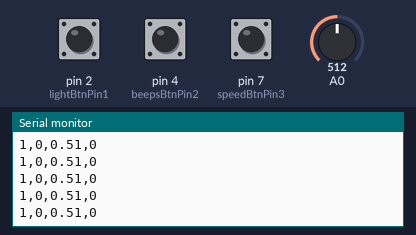
This sketch was run on a simulated Arduino Uno, built with avr-gcc and run on an emulated ATmega328P. Shown: the last lines printed to the serial monitor. The test bench sets the inputs (shaded band); at power-on: A0 = 512, pin 2 (lightBtnPin1) HIGH, pin 4 (beepsBtnPin2) LOW, pin 7 (speedBtnPin3) LOW.

Above: at 1.2 s.
1.3 s: A0 set to 716
At 1.33 s:
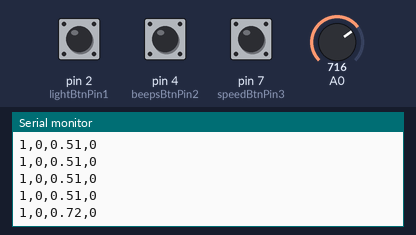
2.8 s: pin 2 (lightBtnPin1) pulled LOW for 0.15 s
At 2.86 s:
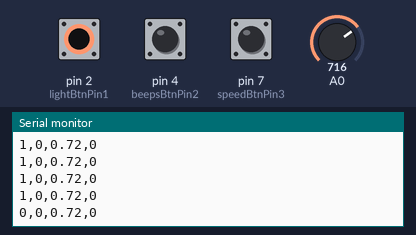
4.4 s: A0 set to 0
At 4.43 s:
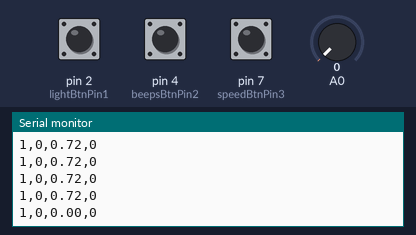
7.4 s: A0 set to 60
At 7.42 s:
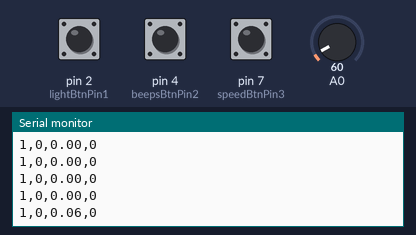
10.4 s: pin 4 (beepsBtnPin2) pulled HIGH for 0.15 s
At 10.46 s:
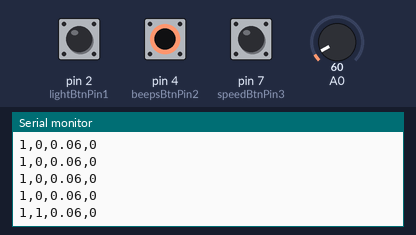
12.0 s: pin 7 (speedBtnPin3) pulled HIGH for 0.15 s
At 12.04 s:
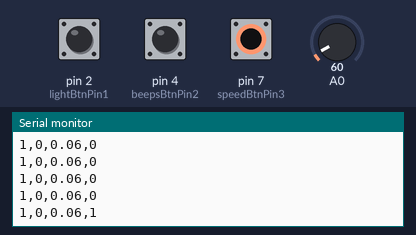
Timing chart, 0 to 14.6 s (numbered marks = the images above; inputs shaded):
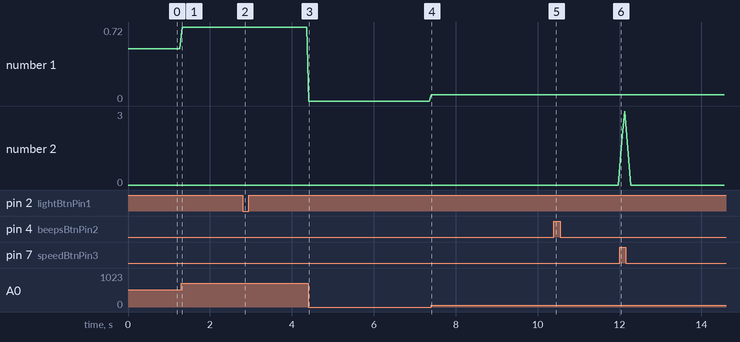

The sketch:

ConnectToUnity.ino
```cpp
const int lightBtnPin1 = 2;     // The number of the pushbutton pin
const int beepsBtnPin2 = 4;     // The number of the pushbutton pin
const int speedBtnPin3 = 7;     // The number of the pushbutton pin

const int MAXGAS     = 50;   // Max speed car

int    gasAmount      =  0;      // Pushed gas amount
bool   toggleLight    =  false;
String controllerState= "";  // Variable for reading the pushbutton status

void setup() {
  // put your setup code here, to run once:
  Serial.begin(9600);

  // Set buttons as input
  pinMode(lightBtnPin1, INPUT_PULLUP);
  pinMode(beepsBtnPin2, INPUT);
  pinMode(speedBtnPin3, INPUT);
}

void loop() {
  // Reading gas button
  int GasBtn =  digitalRead(speedBtnPin3);

  // Add speed based on the amount of time you push gas button
  if(GasBtn && gasAmount<MAXGAS){
     gasAmount++;
  }
  else if(!GasBtn && gasAmount>0){
     gasAmount--;
  }

  // Prepareing string with ccancatenating data with comma
  controllerState  = (String)digitalRead(lightBtnPin1) + ",";
  controllerState += (String)digitalRead(beepsBtnPin2) + ",";

  // Set range sound 0-100
  float soundOut = (float)analogRead(A0)/1000;

  if(soundOut>1){
    soundOut = 1;
  }

  controllerState += (String)soundOut + ",";
  controllerState += (String)gasAmount;

  Serial.println(controllerState);
  delay(50);
}
```

Measured:
- after the input at 1.3 s, the serial monitor: prints a new line at once (image 1)
- after the input at 2.8 s, the serial monitor: prints a new line at once (image 2)
- after the input at 4.4 s, the serial monitor: prints a new line at once (image 3)
- after the input at 7.4 s, the serial monitor: prints a new line at once (image 4)
- after the input at 10.4 s, the serial monitor: prints a new line after 0.05 s (image 5)
- after the input at 12.0 s, the serial monitor: prints a new line at once (image 6)
- plotted number 1: 0.51 → 0.72 after the input at 1.3 s, 0 → 0.06 after the input at 7.4 s
